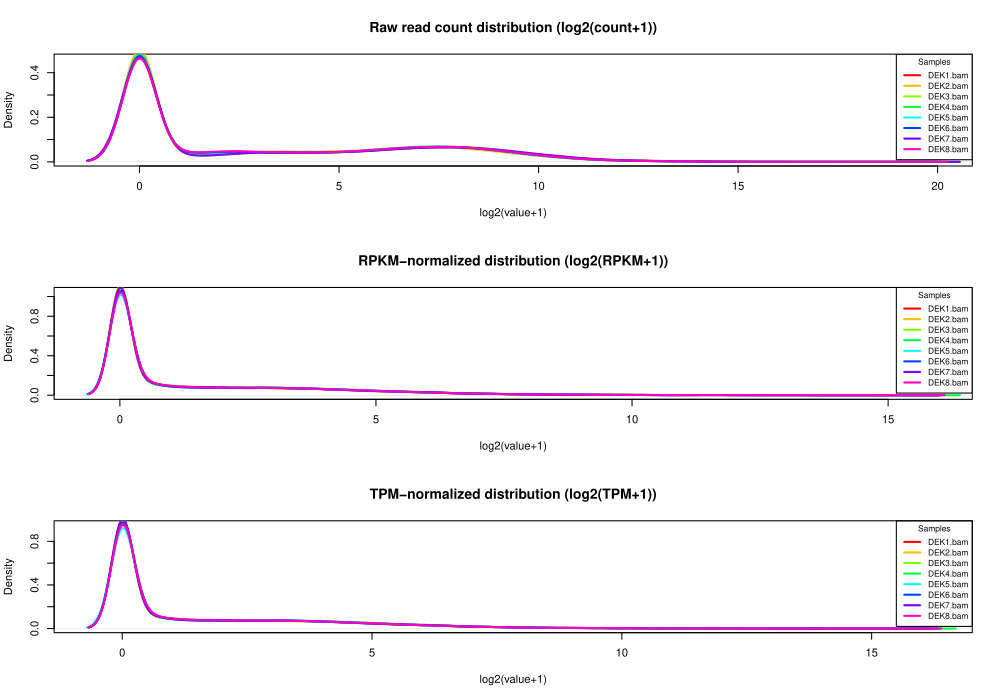

The script that drew this image:

# Input featureCounts file
infile <- "C:/Users/user/Desktop/20250206_skill_survey_sequencing/data/20200617_0937_hisat2/featurecounts/decorin__feature_counts_20200617_1vb.txt"

# Output folder
monogram <- "GCS"
ts <- format(Sys.time(), "%Y%m%d_%H%M")   # automatic timestamp
outdir <- file.path("C:/Users/user/Desktop/20250206_skill_survey_sequencing/data", ts)
dir.create(outdir, recursive = TRUE, showWarnings = FALSE)


# Read featureCounts table
data <- read.table(infile, header = TRUE, sep = "\t", comment.char = "#", check.names = FALSE)

# Find columns with read counts (.bam)
count_cols <- grep("\\.bam$", names(data))
counts <- as.matrix(data[, count_cols])
rownames(counts) <- data$Geneid


## RPKM calculation
libsize <- colSums(counts)  # library size = total mapped reads per sample
RPKM <- (counts * 1e9) / (data$Length * rep(libsize, each = nrow(counts)))


## TPM calculation
gene_len_kb <- data$Length / 1000
RPK <- counts / gene_len_kb
sum_RPK <- colSums(RPK)
TPM <- t( t(RPK) / sum_RPK ) * 1e6


## Plots
pdf(file.path(outdir, paste0("skill_survey__abundance_distribution_", ts, "_1", monogram, ".pdf")),
    width = 10, height = 7)

par(mfrow = c(3,1))

# function to plot density
plot_density <- function(mat, title) {
  X <- log2(mat + 1)
  cols <- rainbow(ncol(X))
  plot(density(X[,1], na.rm = TRUE),
       main = title, xlab = "log2(value+1)", ylab = "Density",
       col = cols[1], lwd = 2)
  if (ncol(X) > 1) {
    for (i in 2:ncol(X)) {
      lines(density(X[,i], na.rm = TRUE), col = cols[i], lwd = 2)
    }
  }
  legend("topright", legend = colnames(X), col = cols, lwd = 2, cex = 0.8, title = "Samples")
}

plot_density(counts, "Raw read count distribution (log2(count+1))")
plot_density(RPKM,   "RPKM-normalized distribution (log2(RPKM+1))")
plot_density(TPM,    "TPM-normalized distribution (log2(TPM+1))")

dev.off()

## Save outputs
write.csv(RPKM, file.path(outdir, paste0("skill_survey__rpkm_", ts, "_1", monogram, ".csv")))
write.csv(TPM,  file.path(outdir, paste0("skill_survey__tpm_", ts, "_1", monogram, ".csv")))
